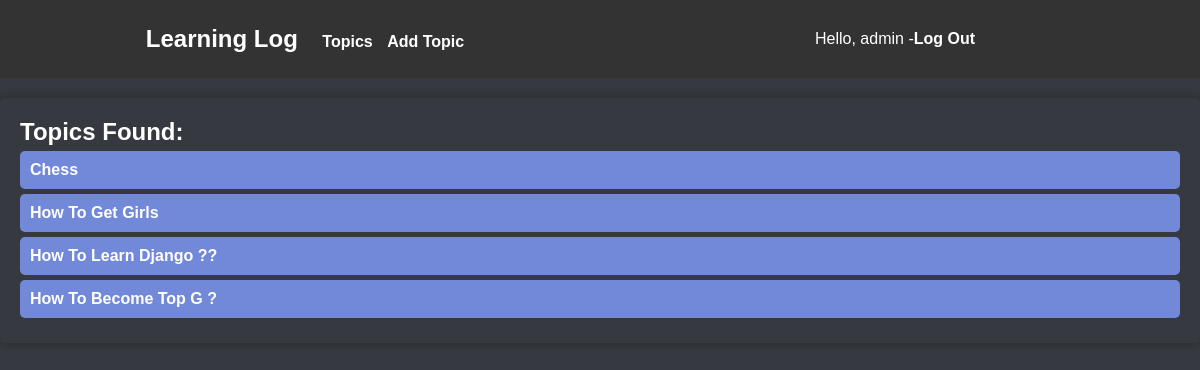
The app's page /topics/ (signed in) with its own data.
### learning_logs/models.py (models this page shows)
class Topic(models.Model):
    title = models.CharField(max_length=200)
    date_added = models.DateTimeField(auto_now_add=True, blank=True, null=True)
    owner = models.ForeignKey(User, on_delete=models.CASCADE)
    def __str__(self):
        return self.title

### learning_logs/views.py (the view)
# urls.py: path('topics/', views.topics, name='topics'),
@login_required
def topics(request):
    title = 'Topics'
    topics = Topic.objects.filter(owner=request.user).order_by('date_added')
    context = {'topics': topics, 'title': title}
    return render(request, 'learning_logs/topics.html', context)

### learning_logs/templates/learning_logs/topics.html (shortened to what this page needs)
{% extends 'learning_logs/base.html' %}
{% block content %}
    <div class="topics">
        <h1>Topics Found:</h1>
        <ul>
            {% for topic in topics %}
                <li><a href="{% url 'learning_logs:topic' topic.id %}">{{ topic }}</a></li>
            {% empty %}
                <p>no topics found</p>
            {% endfor %}
        </ul>
    </div>
{% endblock %}

### learning_logs/templates/learning_logs/base.html (shortened to what this page needs)
<!DOCTYPE html>
<html lang="en">
<head>
</head>
<body>
  <header class="discord-header">
    <div class="left-header">
      <a class="logo" href="{% url 'learning_logs:index' %}">Learning Log</a>
      <a href="{% url 'learning_logs:topics' %}">Topics</a>
      <a href="{% url 'learning_logs:new_topic' %}">Add Topic</a>
    </div>
    <div class="right-header">
      {% if user.is_authenticated %}
        <p>Hello, {{ user.username }} -</p>
        <a href="{% url 'users:logout' %}">Log Out</a>
      {% else %}
        <a href="{% url 'users:register' %}">Register</a>
        <a href="{% url 'users:login' %}">Log In</a>
      {% endif %}
    </div>
  </header>
    {% block content %}
    {% endblock %}
</body>
</html>

### learning_logs/templates/learning_logs/topics.html (style rules this page uses)
body { font-family: 'Arial', sans-serif; background-color: #36393F; color: #fff; margin: 0; padding: 0; }
header { background-color: #202225; padding: 10px; text-align: center; }
h1 { font-size: 28px; margin: 0; }
p { line-height: 1.6; }
a { color: #7289DA; text-decoration: none; }
.topics { background-color: #36393f; padding: 20px; border-radius: 5px; box-shadow: 0px 0px 10px rgba(0, 0, 0, 0.3); }
.topics ul { list-style-type: none; margin: 0; padding: 0; }
.topics li { margin: 5px 0; }
.topics li a { display: block; padding: 10px; background-color: #7289da; color: #ffffff; text-decoration: none; border-radius: 5px; font-weight: bold; transition: background-color 0.2s; }
.topics { margin-top: 20px; }
.topics h1 { font-size: 24px; }
.topics ul { list-style: none; padding: 0; }
.topics li { margin-bottom: 5px; }
.topics li a { text-decoration: none; color: #ffffff; }

### learning_logs/templates/learning_logs/base.html (style rules this page uses)
.discord-header { background-color: #2b2b2b; padding: 10px 20px; display: flex; align-items: center; justify-content: space-between; }
.discord-header a { color: #ffffff; text-decoration: none; font-weight: bold; margin-right: 10px; transition: color 0.2s; }
.discord-header a:last-child { margin-right: 0; }
.discord-header .logo { font-size: 24px; margin-right: 20px; }
.discord-header { display: flex; justify-content: space-between; align-items: center; padding: 10px; background-color: #333; color: #fff; }
.left-header { flex: 1; }
.right-header { flex: 1; text-align: right; display: flex; justify-content: center; align-items: center; }
.logo { font-weight: bold; color: #fff; text-decoration: none; }

### records on screen
Topic: title "Chess"
Topic: title "How To Get Girls"
Topic: title "How To Learn Django ??"
Topic: title "How To Become Top G ?"

### other values on screen
{{ user.username }} "admin"
